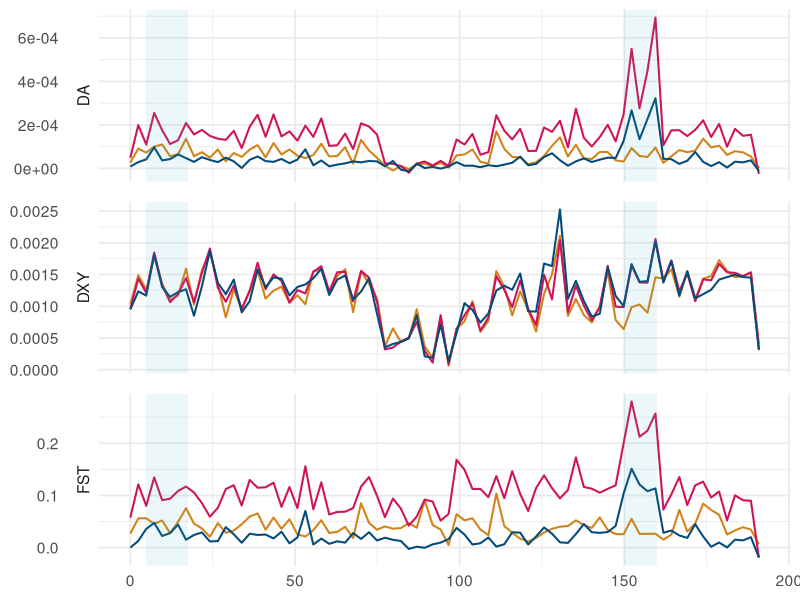

The R source for this figure: (Note: this script raises an error after producing the figure.)
### Sonia Cebrián Camisón
## Proyecto Culex SNPs
# 1 junio 2025
# Script to plot DXY, FST, and π along chromosome or genome

# ---- Load libraries ----
library(ggplot2)
library(dplyr)
library(tidyverse)
library(patchwork)

plot_title <- "Divergence along chromosome 1"
fig <- "DA_divergence_pipmol_chr1.png"

fst_title <- "FST divergence along chromosome 2"
fig_fst <- "fst_pipmol_chrom2.png"

title_median <- "FST divergence along chromosome 3 (pipiens vs molestus)"
fig_median <- "fst_only_pipmol_chrom3.png"

plot_date_title <- "Divergence in chromosome 2 (μ =4.85e-9, ,  g =20 days)"
fig2 <- "line_div-diff_chr2_pipmol.png"
dxy_summ_file <- "div_times_pipmol_pipiens_ch2.csv"


inv_start <- 4.8
inv_end   <- 17.5
inv_start2 <- 150
inv_end2 <- 160
avg_div <- 0.0096

# ---- 1. Load Pixy output ----
pi  <- read.table("pipiens1234_all_N90_chr3_win10000bp_pi.txt", header = TRUE)
dxy <- read.table("pipiens1234_all_N90_chr3_win10000bp_dxy.txt", header = TRUE)
fst <- read.table("pipiens1234_all_N90_chr3_win10000bp_fst.txt", header = TRUE)
da <- read.table("pipiens1234_all_N90_chr3_win10000bp_Da.txt", header = TRUE)

try <- subset(fst, fst$avg_wc_fst < 0)
min(try$avg_wc_fst)
#6000 de 29.9mil chrom 1, 17mil de 55mil en ch2 y  9mil de 46mil en chrom3
#valores hasta -0.09

# ---- 2. Add window midpoint (in Mb) ----
pi  <- pi  %>% mutate(window_mid = (window_pos_1 + window_pos_2) / 2 / 1e6)
dxy <- dxy %>% mutate(window_mid = (window_pos_1 + window_pos_2) / 2 / 1e6)
fst <- fst %>% mutate(window_mid = (window_pos_1 + window_pos_2) / 2 / 1e6)
da <- da %>% mutate(window_mid = (window_pos_1 + window_pos_2) / 2 / 1e6)

# ---- 3. Extract 3 comparisons for DXY and FST ----
dxy_all <- bind_rows(
  dxy %>% filter((pop1 == "mol" & pop2 == "pip") | (pop1 == "pip" & pop2 == "mol")) %>% mutate(comparison = "molestus vs pipiens"),
  dxy %>% filter((pop1 == "mol" & pop2 == "mix") | (pop1 == "mix" & pop2 == "mol")) %>% mutate(comparison = "molestus vs admixed"),
  dxy %>% filter((pop1 == "pip" & pop2 == "mix") | (pop1 == "mix" & pop2 == "pip")) %>% mutate(comparison = "pipiens vs admixed")
)

fst_all <- bind_rows(
  fst %>% filter((pop1 == "mol" & pop2 == "pip") | (pop1 == "pip" & pop2 == "mol")) %>% mutate(comparison = "molestus vs pipiens"),
  fst %>% filter((pop1 == "mol" & pop2 == "mix") | (pop1 == "mix" & pop2 == "mol")) %>% mutate(comparison = "molestus vs admixed"),
  fst %>% filter((pop1 == "pip" & pop2 == "mix") | (pop1 == "mix" & pop2 == "pip")) %>% mutate(comparison = "pipiens vs admixed")
)

da_all <- bind_rows(
  da %>% filter((pop1 == "mol" & pop2 == "pip") | (pop1 == "pip" & pop2 == "mol")) %>% mutate(comparison = "molestus vs pipiens"),
  da %>% filter((pop1 == "mol" & pop2 == "mix") | (pop1 == "mix" & pop2 == "mol")) %>% mutate(comparison = "molestus vs admixed"),
  da %>% filter((pop1 == "pip" & pop2 == "mix") | (pop1 == "mix" & pop2 == "pip")) %>% mutate(comparison = "pipiens vs admixed")
)

# ---- 4. Format for plotting ----
# Filter valid rows and label by population
pi_long <- pi %>%
  filter(!is.na(avg_pi)) %>%
  mutate(comparison = case_when(
    pop == "mol" ~ "molestus",
    pop == "pip" ~ "pipiens",
    pop == "mix" ~ "admixed"
  )) %>%
  select(window_mid, value = avg_pi, comparison) %>%
  mutate(stat = "π")


dxy_long <- dxy_all %>%
  select(window_mid, value = avg_dxy, comparison) %>%
  mutate(stat = "DXY")

fst_long <- fst_all %>%
  select(window_mid, value = avg_wc_fst, comparison) %>%
  mutate(stat = "FST")

da_long <- da_all %>%
  select(window_mid, value = avg_da, comparison) %>%
  mutate(stat = "DA")

plot_data <- bind_rows(pi_long, dxy_long, fst_long, da_long)

# ---- 5. Define inversion region (in Mb) ----
#movido arriba

# ---- 6. Plot ----# Combine all
# Plot

# Filter by stat
plot_pi  <- plot_data %>% filter(stat == "π")
plot_dxy_fst_da <- plot_data %>% filter(stat %in% c("DXY", "FST", "DA"))

# Plot DXY + FST
p1 <- ggplot(plot_dxy_fst_da, aes(x = window_mid, y = value, color = comparison)) +
  geom_smooth(method = "loess", span = 0.005, se = FALSE, linewidth = 0.7) +
  annotate("rect", xmin = inv_start, xmax = inv_end, ymin = -Inf, ymax = Inf, fill = "#44B7C2", alpha = 0.1, color = NA) +
  annotate("rect", xmin = inv_start2, xmax = inv_end2, ymin = -Inf, ymax = Inf, fill = "#44B7C2", alpha = 0.1, color = NA) +
  facet_grid(stat ~ ., scales = "free_y", switch = "y") +
  labs(x = NULL, y = NULL, color = " ") +
  theme_minimal(base_size = 14) +
  theme(
    strip.text.y = element_text(angle = 0),
    panel.spacing.y = unit(1, "lines"),
    legend.position = "none"
  ) +
  scale_color_manual(
    values = c(
      "molestus vs pipiens"  = "#cf1259",
      "molestus vs admixed" = "#D38217",
      "pipiens vs admixed"  = "#034B7B"
    )
  )

p1
# Plot π separately
p2 <- ggplot(plot_pi, aes(x = window_mid, y = value, color = comparison)) +
  geom_smooth(method = "loess", span = 0.005, se = FALSE, linewidth = 0.7) +
 annotate("rect", xmin = inv_start, xmax = inv_end, ymin = -Inf, ymax = Inf,  fill = "#44B7C2", alpha = 0.1, color = NA) +
  annotate("rect", xmin = inv_start2, xmax = inv_end2, ymin = -Inf, ymax = Inf, fill = "#44B7C2", alpha = 0.1, color = NA) +
  facet_grid(stat ~ ., scales = "free_y", switch = "y") +
  labs(x = "Genomic position (Mb)", y = NULL, color = " ") +
  theme_minimal(base_size = 14) +
  theme(
    strip.text.y = element_text(angle = 0),
    panel.spacing.y = unit(1, "lines"),
    legend.position = "right"
  ) +
  scale_color_manual(
    values = c(
      "molestus" = "#FFAE4A",
      "pipiens"  = "#44B7C2",
      "admixed"  = "grey50"
    )
  )

# Combine with patchwork
p_ch3 <- p1 / p2 + plot_layout(heights = c(3, 1))

# First, remove individual legends (we’ll add a single global one)
p_ch1_clean <- p_ch1 + theme(legend.position = "none") + plot_annotation(title = "Chromosome 1")
p_ch2_clean <- p_ch2 + theme(legend.position = "none") + plot_annotation(title = "Chromosome 2")
p_ch3_clean <- p_ch3 + theme(legend.position = "none") + plot_annotation(title = "Chromosome 3")
p_ch3_clean
# Combine horizontally, adjust layout
combined_plot <- (p_ch1_clean | p_ch2_clean | p_ch3_clean) +
  plot_layout(guides = "collect") & theme(legend.position = 'bottom')

# Print combined plot
print(combined_plot)

# Save to file
ggsave("divergence_figure_provisional.png", plot = combined_plot, width = 14.5, height = 10, dpi = 300)

# Create the plot using points

p_fst_point <- ggplot(fst_all, aes(x = window_mid, y = avg_wc_fst)) +
  geom_point(aes(color = comparison), size = 1, alpha = 0.5) +
  annotate("rect", xmin = inv_start, xmax = inv_end, ymin = -Inf, ymax = Inf,
           fill = "#44B7C2", alpha = 0.1, color = NA) +
  annotate("rect", xmin = inv_start2, xmax = inv_end2, ymin = -Inf, ymax = Inf,
           fill = "#44B7C2", alpha = 0.1, color = NA) +
  labs(
    x = "Genomic position (Mb)",
    y = "FST",
    color = "Comparison",
    title = fst_title
  ) +
  theme_minimal(base_size = 14) +
  theme(
    legend.position = "right",
    plot.background = element_rect(fill = "white", color = NA),
    panel.background = element_rect(fill = "white", color = NA),
    legend.background = element_rect(fill = "white", color = NA)
  ) +
  scale_color_manual(
    values = c(
      "molestus vs pipiens"  = "#cf1259",
      "molestus vs admixed" = "#D38217",
      "pipiens vs admixed"  = "#034B7B"
    )
  )

print(p_fst_point)

ggsave(fig_fst, plot = p_fst_point, width = 10, height = 6, dpi = 300)

## solocomarsion mol-pip con su media
#calculate median
median_pipmol_fst <- fst_all %>%
  filter(comparison == "molestus vs pipiens") %>%
  summarise(median_fst = median(avg_wc_fst, na.rm = TRUE)) %>%
  pull(median_fst)
#create column sayin if its over or under median
fst_all <- fst_all %>%
  mutate(fst_class_pipmol = ifelse(avg_wc_fst > median_pipmol_fst, "above", "below"))

# Step 1: Filter for only "pipiens vs molestus" (regardless of order)
fst_filtered <- fst_all %>%
  filter((pop1 == "pip" & pop2 == "mol") | (pop1 == "mol" & pop2 == "pip"))

# Step 4: Plot
fst_median <- ggplot(fst_filtered, aes(x = window_mid, y = avg_wc_fst)) +
  geom_point(aes(color = fst_class_pipmol), size = 1, alpha = 0.8, shape = 18) +  # diamond shape like your example
 annotate("rect", xmin = inv_start, xmax = inv_end, ymin = -Inf, ymax = Inf,
          fill = "#44B7C2", alpha = 0.1, color = NA) +
 annotate("rect", xmin = inv_start2, xmax = inv_end2, ymin = -Inf, ymax = Inf,
           fill = "#44B7C2", alpha = 0.1, color = NA) +
  scale_color_manual(
    values = c("below" = "gray80", "above" = "#cf1259"),
    guide = "none"  # hides legend
  ) +
  labs(
    title = title_median,
    x = "Genomic position (Mb)",
    y = "FST"
  ) +
  theme_minimal(base_size = 14) +
  theme(
    plot.title = element_text(hjust = 0.5),
    plot.background = element_rect(fill = "white", color = NA),
    panel.background = element_rect(fill = "white", color = NA),
  )

print(fst_median)
ggsave(fig_median, plot = fst_median, width = 10, height = 6, dpi = 300)

#----------------- Divergence difference plots--------------------#
# Define comparison labels based on pop1 and pop2 values
dxy_inv <- dxy %>%
  filter(window_mid >= inv_start, window_mid <= inv_end)

#dxy_summary <- dxy_inv %>%
dxy_summary <- dxy %>%
  mutate(comparison = case_when(
    (pop1 == "mol" & pop2 == "pip") | (pop1 == "pip" & pop2 == "mol") ~ "molestus vs pipiens",
    (pop1 == "mol" & pop2 == "mix") | (pop1 == "mix" & pop2 == "mol") ~ "molestus vs admixed",
    (pop1 == "pip" & pop2 == "mix") | (pop1 == "mix" & pop2 == "pip") ~ "pipiens vs admixed"
  )) %>%
  group_by(comparison) %>%
  summarise(mean_dxy = mean(avg_dxy, na.rm = TRUE),
            sd_dxy = sd(avg_dxy, na.rm = TRUE),
            n = n(),
            se_dxy = sd_dxy / sqrt(n))


# Define parameter sets: mutation rate and generational time (based on Haba et al 2025)
params <- data.frame(
  label = c("Best-guess", "Minimum", "Maximum"),
  mu = c(4.85e-9, 8e-9, 1e-9),
  g  = c(0.0548, 0.0548, 0.0822)
)

# Expand grid to compute all combinations
expanded <- merge(dxy_summary, params)

# Calculate divergence time
expanded <- expanded %>%
  mutate(
    generations = mean_dxy / (2 * mu),
    years = generations * g
  )

# View output
print(expanded)

# Add second axis (divergence time in generations)
# Set μ  and gfor plotting secondary axis (Best-guess)

g <- 0.0548   # generation time in years
mu <- 4.85e-9  # mutation rate


p2 <- ggplot(dxy_summary, aes(x = comparison, y = mean_dxy)) +
  geom_point(size = 4) +
  geom_errorbar(aes(ymin = mean_dxy - se_dxy, ymax = mean_dxy + se_dxy),
                width = 0.2) +
  # geom_hline(yintercept = 2000, color = "red")+
   labs(
    x = NULL,
    title = plot_date_title
  ) +
  scale_y_continuous(
    name = "Mean DXY",
    sec.axis = sec_axis(
      transform = ~ . / (2 * mu) * g,
      name = "Divergence time (years)"
    )
  ) +
  theme_minimal(base_size = 14)+
  theme(
    plot.background = element_rect(fill = "white", color = NA),
    panel.background = element_rect(fill = "white", color = NA)
  )

print(p2)
ggsave(fig2, plot = p2, width = 6, height = 6, dpi = 300)
write.csv(expanded, dxy_summ_file, row.names = FALSE)


## MEANS OF ESTIMATES FOR RESULTS
# Mean DXY genome-wide (not restricted to inversion)
# DXY
dxy_means <- dxy_all %>%
  group_by(comparison) %>%
  summarise(
    stat = "DXY",
    mean_value = mean(avg_dxy, na.rm = TRUE),
    sd_value   = sd(avg_dxy, na.rm = TRUE),
    se_value   = sd_value / sqrt(n()),
    min_value  = min(avg_dxy, na.rm = TRUE),
    max_value  = max(avg_dxy, na.rm = TRUE),
    n          = n()
  )

# FST
fst_means <- fst_all %>%
  filter(!is.na(avg_wc_fst), avg_wc_fst >= 0) %>%  # remove negative FSTs
  group_by(comparison) %>%
  summarise(
    stat = "FST",
    mean_value = mean(avg_wc_fst, na.rm = TRUE),
    sd_value   = sd(avg_wc_fst, na.rm = TRUE),
    se_value   = sd_value / sqrt(n()),
    min_value  = min(avg_wc_fst, na.rm = TRUE),
    max_value  = max(avg_wc_fst, na.rm = TRUE),
    n          = n()
  )

# π
pi_means <- pi_long %>%
  group_by(comparison) %>%
  summarise(
    stat = "π",
    mean_value = mean(value, na.rm = TRUE),
    sd_value   = sd(value, na.rm = TRUE),
    se_value   = sd_value / sqrt(n()),
    min_value  = min(value, na.rm = TRUE),
    max_value  = max(value, na.rm = TRUE),
    n          = n()
  )

print(pi_means)

combined_means <- bind_rows(dxy_means, fst_means, pi_means)

write.table(combined_means, "summary_divergence_stats.txt", sep = "\t", quote = FALSE, row.names = FALSE)

